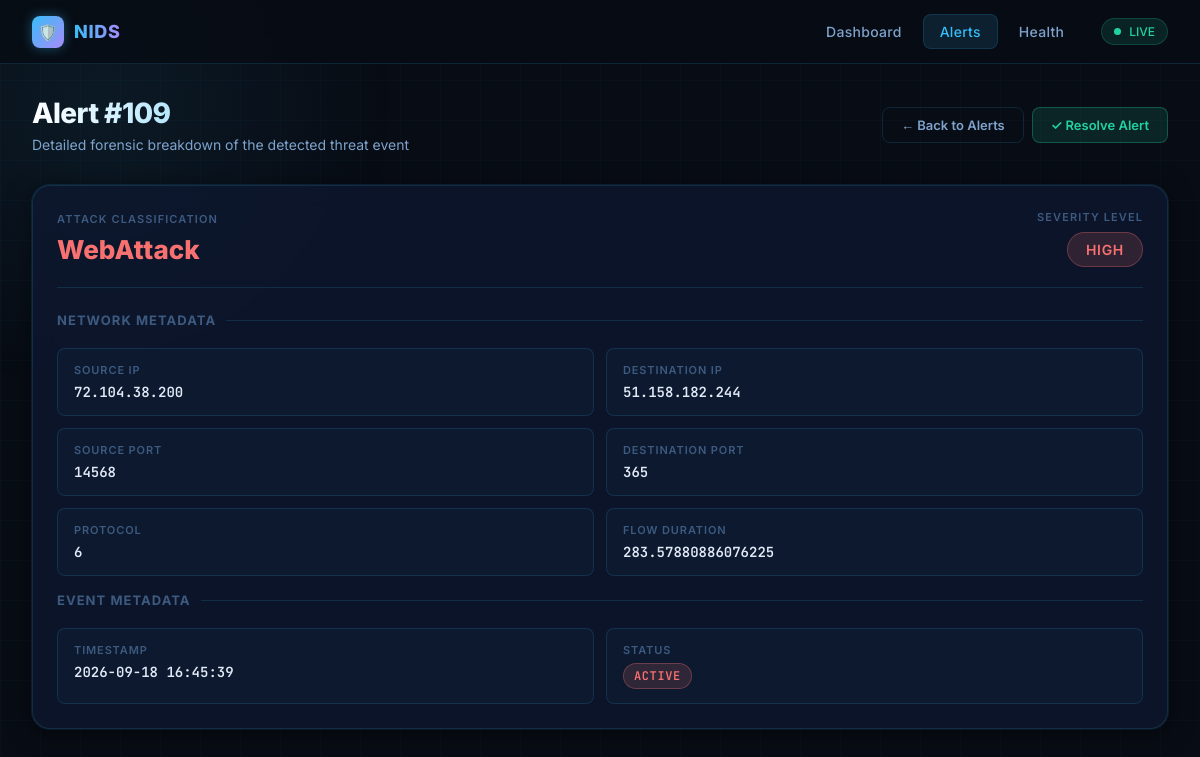
Page /details/109 on the committed database.
### tables this page shows
CREATE TABLE alerts(

        id INTEGER PRIMARY KEY AUTOINCREMENT,

        attack_type TEXT,

        prediction INTEGER,

        severity TEXT,

        src_ip TEXT,

        dst_ip TEXT,

        source_port INTEGER,

        destination_port INTEGER,

        protocol INTEGER,

        flow_duration REAL,

        status TEXT DEFAULT 'ACTIVE',

        timestamp DATETIME DEFAULT CURRENT_TIMESTAMP

    );

### routes/pages.py (the view)
@pages_bp.route("/details/<int:id>")
def details(id):
    conn = get_db()
    alert = conn.execute("""

    SELECT * FROM alerts
    WHERE id=?

    """, (id,)).fetchone()
    conn.close()
    return render_template("details.html", alert=alert)

### utils/db.py (called while the page is built)
def get_db():
    conn = sqlite3.connect(DATABASE)
    conn.row_factory = sqlite3.Row
    return conn

### templates/details.html (shortened to what this page needs)
<!DOCTYPE html>
<html lang="en">
<head>
  <link rel="stylesheet" href="/static/nids.css">
</head>
<body>
<nav class="nav">
  <a class="nav-brand" href="/dashboard">
    <div class="nav-brand-icon">🛡️</div>
    <span class="nav-brand-text">NIDS</span>
  </a>
  <a href="/dashboard">Dashboard</a>
  <a href="/alerts" class="active">Alerts</a>
  <a href="/health">Health</a>
  <div class="nav-status">
    <div class="nav-status-dot"></div>
    LIVE
  </div>
</nav>
<div class="page-wrapper">
  {% if alert %}
  <div class="page-header flex items-center justify-between">
    <div>
      <h1>Alert #{{ alert.id }}</h1>
      <p>Detailed forensic breakdown of the detected threat event</p>
    </div>
    <div class="flex gap-2">
      <a href="/alerts" class="btn btn-ghost">← Back to Alerts</a>
      {% if alert.status != 'RESOLVED' %}
      <button class="btn btn-resolve" id="resolve-btn" onclick="resolveAlert()">✓ Resolve Alert</button>
      {% else %}
      <span class="btn btn-ghost" style="cursor:default; opacity:0.5;">✓ Resolved</span>
      {% endif %}
    </div>
  </div>
  <div class="card mb-6">
    <div class="flex items-center justify-between mb-6" style="padding-bottom:20px; border-bottom:1px solid var(--border);">
      <div>
        <div class="card-label">Attack Classification</div>
        <div style="font-size:26px; font-weight:800; color:var(--red); margin-top:4px;">{{ alert.attack_type }}</div>
      </div>
      <div class="text-right">
        <div class="card-label">Severity Level</div>
        <div style="margin-top:6px;">
          <span class="badge {{ alert.severity }}" style="font-size:14px; padding:8px 18px;">
            {{ alert.severity }}
          </span>
        </div>
      </div>
    </div>
    <div class="section-title">Network Metadata</div>
    <div class="detail-grid">
      <div class="detail-item">
        <div class="detail-item-label">Source IP</div>
        <div class="detail-item-value">{{ alert.src_ip }}</div>
      </div>
      <div class="detail-item">
        <div class="detail-item-label">Destination IP</div>
        <div class="detail-item-value">{{ alert.dst_ip }}</div>
      </div>
      <div class="detail-item">
        <div class="detail-item-label">Source Port</div>
        <div class="detail-item-value">{{ alert.source_port }}</div>
      </div>
      <div class="detail-item">
        <div class="detail-item-label">Destination Port</div>
        <div class="detail-item-value">{{ alert.destination_port }}</div>
      </div>
      <div class="detail-item">
        <div class="detail-item-label">Protocol</div>
        <div class="detail-item-value">{{ alert.protocol }}</div>
      </div>
      <div class="detail-item">
        <div class="detail-item-label">Flow Duration</div>
        <div class="detail-item-value">{{ alert.flow_duration }}</div>
      </div>
    </div>
    <div class="section-title mt-4">Event Metadata</div>
    <div class="detail-grid">
      <div class="detail-item">
        <div class="detail-item-label">Timestamp</div>
        <div class="detail-item-value">{{ alert.timestamp }}</div>
      </div>
      <div class="detail-item">
        <div class="detail-item-label">Status</div>
        <div class="detail-item-value">
          <span class="badge {% if alert.status == 'RESOLVED' %}badge-resolved{% else %}badge-active{% endif %}">
            {{ alert.status }}
          </span>
        </div>
      </div>
    </div>
  </div>
  {% endif %}
</div>
</body>
</html>

### rows in the picture
alerts: id "109", attack_type "WebAttack", severity "HIGH", src_ip "72.104.38.200", dst_ip "51.158.182.244", source_port "14568", destination_port "365", protocol "6", flow_duration "283.57880886076225", timestamp "2026-09-18 16:45:39", status "ACTIVE"
